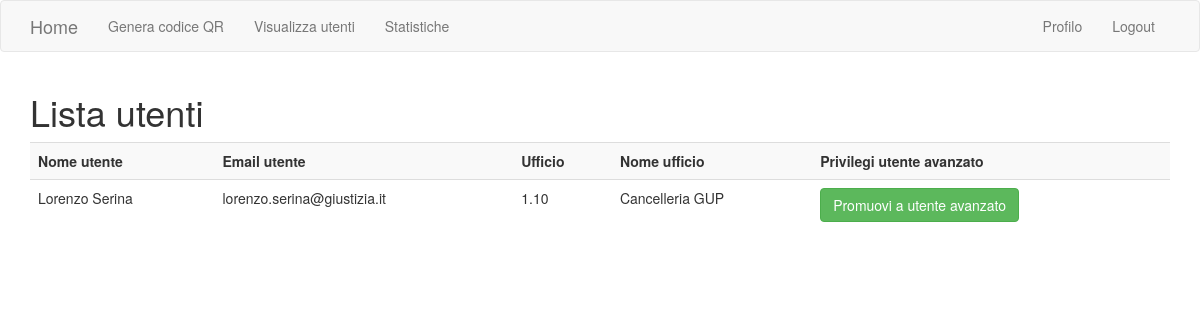
The app's page /su/utenti (signed in) with its own data.
### app/models.py (models this page shows, shortened)
class User(UserMixin, db.Model):  # type: ignore
    id = db.Column(db.Integer, primary_key=True)
    nome = db.Column(db.String(32), index=True)
    cognome = db.Column(db.String(32), index=True)
    email = db.Column(db.String(64), index=True, unique=True)
    password = db.Column(db.String(128))
    nome_ufficio = db.Column(db.String(32), index=True)
    ufficio = db.Column(db.String(32), index=True)
    confirmed = db.Column(db.Boolean, default=False)
    superuser=db.Column(db.Boolean, default=False)

### app/superuser.py (the view)
@bp.route('/utenti', methods=('GET', 'POST'))
@login_required
def see_users():
    users=User.query.filter(User.email!=current_app.config["ADMIN_MAIL"]).all()
    return render_template('superuser/visualizza_utenti.html', title=current_app.config["LABELS"]["lista_utenti"], users=users)

### app/models.py (called while the page is built)
@login.user_loader
def load_user(id):
    try:
        user = User.query.get(int(id))
        if user.confirmed:
            return user
        else:
            return None
    except:
        return None

### app/templates/superuser/visualizza_utenti.html (shortened to what this page needs)
{% extends "base.html" %}
{% block app_content %}
    <h1>{{ title }}</h1>
    <table id="data" class="table table-striped">
        <tr>
          <th>{{config.LABELS.nome_utente}}</th>
          <th>{{config.LABELS.email_utente}}</th>
          <th>{{config.LABELS.ufficio}}</th>
          <th>{{config.LABELS.nome_ufficio}}</th>
          <th>{{config.LABELS.privilegi}}</th>
        </tr>
        {% for user in users %}
        <tr>
          <td>{{ user.nome + " " + user.cognome }}</td>
          <td>{{ user.email }}</td>
          <td>{{ user.ufficio }}</td>
          <td>{{ user.nome_ufficio }}</td>
          <td>
            {% if  user.superuser == False %}
                <a class="btn btn-success btn-md" id="btn_promote">{{ config.LABELS.promote }}</a>
            {% else %}
                <a class="btn btn-danger btn-md" id="btn_demote">{{ config.LABELS.demote }}</a>
            {% endif %}
        </td>
        </tr>
        {% endfor %}
    </table>
{% endblock %}

### records on screen
User: nome+cognome "Lorenzo Serina", email "lorenzo.serina@giustizia.it", ufficio "1.10", nome_ufficio "Cancelleria GUP", LABELS.promote "Promuovi a utente avanzato"

### other values on screen
{{ config.LABELS.genera }} "Genera codice QR"
{{ config.LABELS.visualizza_utenti }} "Visualizza utenti"
{{ config.LABELS.statistics }} "Statistiche"
{{ config.LABELS.profilo }} "Profilo"
{{ config.LABELS.logout }} "Logout"
{{ title }} "Lista utenti"
{{ config.LABELS.nome_utente }} "Nome utente"
{{ config.LABELS.email_utente }} "Email utente"
{{ config.LABELS.ufficio }} "Ufficio"
{{ config.LABELS.nome_ufficio }} "Nome ufficio"
{{ config.LABELS.privilegi }} "Privilegi utente avanzato"
